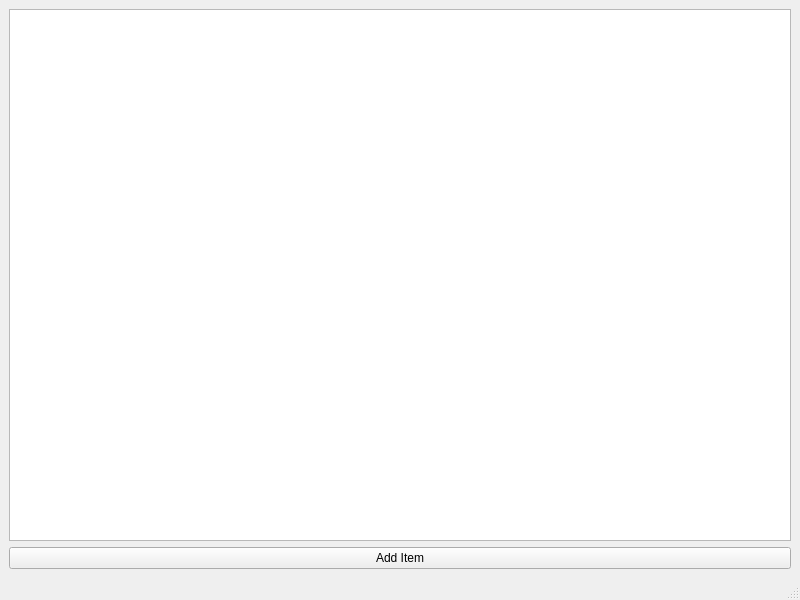
<?xml version="1.0" encoding="UTF-8"?>
<ui version="4.0">
 <class>MainWindow</class>
 <widget class="QMainWindow" name="MainWindow">
  <property name="geometry">
   <rect>
    <x>0</x>
    <y>0</y>
    <width>800</width>
    <height>600</height>
   </rect>
  </property>
  <property name="windowTitle">
   <string>MainWindow</string>
  </property>
  <widget class="QWidget" name="centralwidget">
   <layout class="QGridLayout" name="gridLayout">
    <item row="0" column="0">
     <widget class="QTableView" name="TV_items"/>
    </item>
    <item row="1" column="0">
     <widget class="QPushButton" name="PB_addItem">
      <property name="text">
       <string>Add Item</string>
      </property>
     </widget>
    </item>
   </layout>
  </widget>
  <widget class="QMenuBar" name="menubar">
   <property name="geometry">
    <rect>
     <x>0</x>
     <y>0</y>
     <width>800</width>
     <height>21</height>
    </rect>
   </property>
  </widget>
  <widget class="QStatusBar" name="statusbar"/>
 </widget>
 <resources/>
 <connections/>
</ui>
